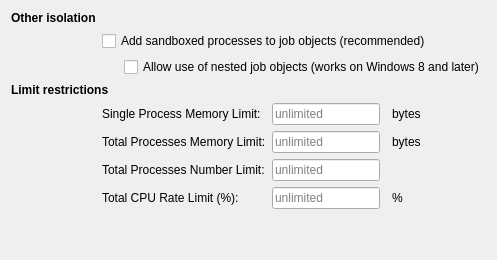
           <widget class="QWidget" name="tabJob">
            <attribute name="title">
             <string>Job Object</string>
            </attribute>
            <layout class="QGridLayout" name="gridLayout_51">
             <item row="0" column="0">
              <layout class="QGridLayout" name="gridLayout_50">
               <item row="8" column="0">
                <spacer name="verticalSpacer_45">
                 <property name="orientation">
                  <enum>Qt::Orientation::Vertical</enum>
                 </property>
                 <property name="sizeHint" stdset="0">
                  <size>
                   <width>20</width>
                   <height>40</height>
                  </size>
                 </property>
                </spacer>
               </item>
               <item row="3" column="0" colspan="2">
                <widget class="QLabel" name="lblLimit">
                 <property name="font">
                  <font>
                   <bold>true</bold>
                   <kerning>true</kerning>
                  </font>
                 </property>
                 <property name="toolTip">
                  <string>Protect the system from sandboxed processes</string>
                 </property>
                 <property name="text">
                  <string>Limit restrictions</string>
                 </property>
                </widget>
               </item>
               <item row="5" column="3">
                <widget class="QLineEdit" name="txtTotalMemory">
                 <property name="maximumSize">
                  <size>
                   <width>125</width>
                   <height>16777215</height>
                  </size>
                 </property>
                 <property name="toolTip">
                  <string>Leave it blank to disable the setting</string>
                 </property>
                 <property name="placeholderText">
                  <string>unlimited</string>
                 </property>
                </widget>
               </item>
               <item row="2" column="1">
                <widget class="QLabel" name="label_63">
                 <property name="sizePolicy">
                  <sizepolicy hsizetype="Fixed" vsizetype="Fixed">
                   <horstretch>0</horstretch>
                   <verstretch>0</verstretch>
                  </sizepolicy>
                 </property>
                 <property name="minimumSize">
                  <size>
                   <width>16</width>
                   <height>0</height>
                  </size>
                 </property>
                 <property name="text">
                  <string/>
                 </property>
                </widget>
               </item>
               <item row="6" column="1" colspan="2">
                <widget class="QLabel" name="label_86">
                 <property name="text">
                  <string>Total Processes Number Limit:</string>
                 </property>
                 <property name="buddy">
                  <cstring>txtTotalNumber</cstring>
                 </property>
                </widget>
               </item>
               <item row="6" column="3">
                <widget class="QLineEdit" name="txtTotalNumber">
                 <property name="maximumSize">
                  <size>
                   <width>125</width>
                   <height>16777215</height>
                  </size>
                 </property>
                 <property name="toolTip">
                  <string>Leave it blank to disable the setting</string>
                 </property>
                 <property name="placeholderText">
                  <string>unlimited</string>
                 </property>
                </widget>
               </item>
               <item row="7" column="1" colspan="2">
                <widget class="QLabel" name="label_cpu_limit">
                 <property name="text">
                  <string>Total CPU Rate Limit (%):</string>
                 </property>
                 <property name="buddy">
                  <cstring>txtCpuRateLimit</cstring>
                 </property>
                </widget>
               </item>
               <item row="7" column="3">
                <widget class="QLineEdit" name="txtCpuRateLimit">
                 <property name="maximumSize">
                  <size>
                   <width>125</width>
                   <height>16777215</height>
                  </size>
                 </property>
                 <property name="toolTip">
                  <string>Leave it blank to disable the setting (1-100)</string>
                 </property>
                 <property name="placeholderText">
                  <string>unlimited</string>
                 </property>
                </widget>
               </item>
               <item row="7" column="5">
                <widget class="QLabel" name="lblCpuRateLimit">
                 <property name="text">
                  <string>%</string>
                 </property>
                </widget>
               </item>
               <item row="2" column="2" colspan="4">
                <widget class="QCheckBox" name="chkNestedJobs">
                 <property name="text">
                  <string>Allow use of nested job objects (works on Windows 8 and later)</string>
                 </property>
                </widget>
               </item>
               <item row="1" column="1" colspan="5">
                <widget class="QCheckBox" name="chkAddToJob">
                 <property name="text">
                  <string>Add sandboxed processes to job objects (recommended)</string>
                 </property>
                </widget>
               </item>
               <item row="0" column="0">
                <widget class="QLabel" name="lblJob">
                 <property name="font">
                  <font>
                   <bold>true</bold>
                   <kerning>true</kerning>
                  </font>
                 </property>
                 <property name="toolTip">
                  <string>Protect the sandbox integrity itself</string>
                 </property>
                 <property name="text">
                  <string>Other isolation</string>
                 </property>
                </widget>
               </item>
               <item row="4" column="1" colspan="2">
                <widget class="QLabel" name="label_53">
                 <property name="text">
                  <string>Single Process Memory Limit:</string>
                 </property>
                 <property name="buddy">
                  <cstring>txtSingleMemory</cstring>
                 </property>
                </widget>
               </item>
               <item row="8" column="5">
                <spacer name="horizontalSpacer_23">
                 <property name="orientation">
                  <enum>Qt::Orientation::Horizontal</enum>
                 </property>
                 <property name="sizeHint" stdset="0">
                  <size>
                   <width>40</width>
                   <height>20</height>
                  </size>
                 </property>
                </spacer>
               </item>
               <item row="5" column="5">
                <widget class="QLabel" name="lblTotalMemory">
                 <property name="text">
                  <string>bytes</string>
                 </property>
                </widget>
               </item>
               <item row="4" column="3">
                <widget class="QLineEdit" name="txtSingleMemory">
                 <property name="maximumSize">
                  <size>
                   <width>125</width>
                   <height>16777215</height>
                  </size>
                 </property>
                 <property name="toolTip">
                  <string>Leave it blank to disable the setting</string>
                 </property>
                 <property name="placeholderText">
                  <string>unlimited</string>
                 </property>
                </widget>
               </item>
               <item row="5" column="1" colspan="2">
                <widget class="QLabel" name="label_56">
                 <property name="text">
                  <string>Total Processes Memory Limit:</string>
                 </property>
                 <property name="buddy">
                  <cstring>txtTotalMemory</cstring>
                 </property>
                </widget>
               </item>
               <item row="4" column="5">
                <widget class="QLabel" name="lblSingleMemory">
                 <property name="text">
                  <string>bytes</string>
                 </property>
                </widget>
               </item>
               <item row="6" column="5">
                <widget class="QLabel" name="lblTotalNumber">
                 <property name="text">
                  <string/>
                 </property>
                </widget>
               </item>
              </layout>
             </item>
            </layout>
           </widget>
